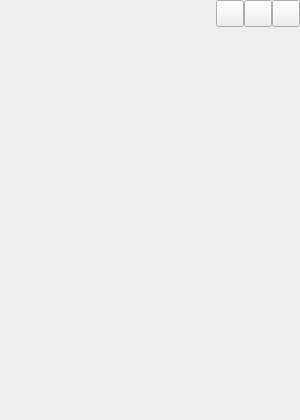
<?xml version="1.0" encoding="UTF-8"?>
<ui version="4.0">
 <class>AuthWindow</class>
 <widget class="QWidget" name="AuthWindow">
  <property name="geometry">
   <rect>
    <x>0</x>
    <y>0</y>
    <width>300</width>
    <height>420</height>
   </rect>
  </property>
  <property name="sizePolicy">
   <sizepolicy hsizetype="Fixed" vsizetype="Fixed">
    <horstretch>0</horstretch>
    <verstretch>0</verstretch>
   </sizepolicy>
  </property>
  <property name="minimumSize">
   <size>
    <width>300</width>
    <height>420</height>
   </size>
  </property>
  <property name="maximumSize">
   <size>
    <width>16777215</width>
    <height>16777215</height>
   </size>
  </property>
  <property name="sizeIncrement">
   <size>
    <width>0</width>
    <height>0</height>
   </size>
  </property>
  <property name="baseSize">
   <size>
    <width>0</width>
    <height>0</height>
   </size>
  </property>
  <property name="windowTitle">
   <string>QQ登录</string>
  </property>
  <property name="windowIcon">
   <iconset resource="images.qrc">
    <normaloff>:/images/QQ.svg</normaloff>:/images/QQ.svg</iconset>
  </property>
  <property name="styleSheet">
   <string notr="true"/>
  </property>
  <layout class="QVBoxLayout" name="verticalLayout_2">
   <property name="spacing">
    <number>0</number>
   </property>
   <property name="leftMargin">
    <number>0</number>
   </property>
   <property name="topMargin">
    <number>0</number>
   </property>
   <property name="rightMargin">
    <number>0</number>
   </property>
   <property name="bottomMargin">
    <number>0</number>
   </property>
   <item>
    <widget class="QWidget" name="titleBar" native="true">
     <layout class="QHBoxLayout" name="horizontalLayout">
      <property name="spacing">
       <number>0</number>
      </property>
      <property name="leftMargin">
       <number>0</number>
      </property>
      <property name="topMargin">
       <number>0</number>
      </property>
      <property name="rightMargin">
       <number>0</number>
      </property>
      <property name="bottomMargin">
       <number>10</number>
      </property>
      <item>
       <spacer name="horizontalSpacer">
        <property name="orientation">
         <enum>Qt::Orientation::Horizontal</enum>
        </property>
        <property name="sizeHint" stdset="0">
         <size>
          <width>40</width>
          <height>20</height>
         </size>
        </property>
       </spacer>
      </item>
      <item>
       <widget class="QToolButton" name="settingBtn">
        <property name="minimumSize">
         <size>
          <width>0</width>
          <height>0</height>
         </size>
        </property>
        <property name="maximumSize">
         <size>
          <width>16777215</width>
          <height>16777215</height>
         </size>
        </property>
        <property name="font">
         <font>
          <family>Microsoft YaHei UI</family>
          <stylestrategy>PreferDefault</stylestrategy>
         </font>
        </property>
        <property name="cursor">
         <cursorShape>PointingHandCursor</cursorShape>
        </property>
        <property name="text">
         <string/>
        </property>
        <property name="iconSize">
         <size>
          <width>20</width>
          <height>20</height>
         </size>
        </property>
       </widget>
      </item>
      <item>
       <widget class="QToolButton" name="minimizeBtn">
        <property name="minimumSize">
         <size>
          <width>0</width>
          <height>0</height>
         </size>
        </property>
        <property name="maximumSize">
         <size>
          <width>16777215</width>
          <height>16777215</height>
         </size>
        </property>
        <property name="cursor">
         <cursorShape>PointingHandCursor</cursorShape>
        </property>
        <property name="text">
         <string/>
        </property>
        <property name="iconSize">
         <size>
          <width>20</width>
          <height>20</height>
         </size>
        </property>
       </widget>
      </item>
      <item>
       <widget class="QToolButton" name="closeBtn">
        <property name="minimumSize">
         <size>
          <width>0</width>
          <height>0</height>
         </size>
        </property>
        <property name="maximumSize">
         <size>
          <width>16777215</width>
          <height>16777215</height>
         </size>
        </property>
        <property name="cursor">
         <cursorShape>PointingHandCursor</cursorShape>
        </property>
        <property name="text">
         <string/>
        </property>
        <property name="iconSize">
         <size>
          <width>20</width>
          <height>20</height>
         </size>
        </property>
       </widget>
      </item>
     </layout>
    </widget>
   </item>
   <item>
    <widget class="QStackedWidget" name="stackedWidget">
     <property name="autoFillBackground">
      <bool>false</bool>
     </property>
     <property name="currentIndex">
      <number>-1</number>
     </property>
    </widget>
   </item>
  </layout>
 </widget>
 <resources>
  <include location="images.qrc"/>
 </resources>
 <connections/>
</ui>
